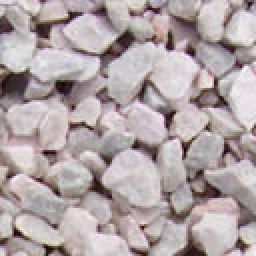
#> input picture gravel.jpg, 128 x 128 px (shown 2 times larger)
$ python texture_generation.py gravel.jpg 100 100 100   (Python 2 division)
#> lines starting #> are read from the running program, lines starting #| are printed output that depends on the picture
import numpy as np
import argparse
import matplotlib.pyplot as plt
import matplotlib.image as mpimg
from sklearn.feature_extraction import image as img_features


class Pixel:
    """
    Pixel class to store information about pixel
    """
    def __init__(self, x, y):
        self.x = x
        self.y = y
        self.error = 0
        self.value = 0
        self.neighbor_count = 0


def get_unfilled_pixel_neighbours_list(image, window_size):
    """
    Returns list of pixels that have non-zero pixels in their neighborhood
    :param image: image to fill
    :param window_size: size of neighborhood window
    :return: list of pixels sorted by neighbor count descending
    """
    lst = []
    half_window = window_size / 2
    for i in xrange(half_w, image.shape[0] - half_w):
        for j in xrange(half_w, image.shape[1] - half_w):
            if image[i, j] != 0:
                continue
            pixel = Pixel(i, j)
            neighborhood = image[pixel.x - half_window:pixel.x + half_window + 1,
                                      pixel.y - half_window:pixel.y + half_window + 1]
            pixel.neighbor_count = np.count_nonzero(neighborhood)
            if pixel.neighbor_count > 0:
                lst.append(pixel)

    np.random.shuffle(lst)

    return sorted(lst, key=lambda x: x.neighbor_count, reverse=True)


def get_candidate_list(template, gauss_mask, patches, win_size):
    """
    Returns list of possible values for current pixel
    :param template: current pixel's window
    :param gauss_mask: 2d gauss mask with center in the middle of window, size win_zize x win_zize
    :param patches: sample image patches, candidates for pixel value
    :param win_size: size of neighborhood window
    :return: list of candidate pixels
    """
    threshold = 0.1

    mask = template != 0
    weight = gauss_mask * mask
    total_weight = np.sum(weight)

    if total_weight == 0:
        total_weight = 1

    # place where magic happens, vectorized multiplication
    # stores distance for each pixel in sample image
    SSD = np.sum(np.multiply((patches - template) ** 2, weight), axis=(1, 2)) / float(total_weight)

    min_err = SSD.min()
    candidates = []
    for i, err in enumerate(SSD):
        if err <= min_err * (1 + threshold):
            candidate = Pixel(0, 0)
            candidate.error = err
            candidate.value = patches[i, win_size / 2, win_size / 2]
            candidates.append(candidate)
    return candidates


def get_gauss_mask(window_size):
    """
    Returns gauss mask of size window_size x window_size
    :param window_size: size of neighborhood window
    :return: 2d numpy array
    """
    gauss = np.zeros((window_size, window_size))
    center = window_size / 2
    sigma = window_size / 6.4
    for x in xrange(window_size):
        for y in xrange(window_size):
            left = np.power(x - center, 2) / (2 * np.power(sigma, 2))
            right = np.power(y - center, 2) / (2 * np.power(sigma, 2))
            gauss[x, y] = np.exp(-(left + right))
    return gauss


def grow_image(sample_image, image, image_size, window_size):
    """
    Fills image from sample
    :param sample_image: sample image to grow texture from
    :param image: target image to fill in, padded with zeros to halde corners
    :param image_size: actual image size to keep track progress
    :param window_size: size of neighborhood window
    :return: filled image
    """
    unfilled = image_size - np.count_nonzero(image)
    max_err_threshold = 0.3
    iteration = 1
    prev = 0

    half_window = window_size / 2
    g_mask = get_gauss_mask(window_size)
    patches = img_features.extract_patches_2d(sample_image, (window_size, window_size))

    while unfilled:
        flag = False

        pixel_list = get_unfilled_pixel_neighbours_list(image, window_size)

        for pixel in pixel_list:
            template = image[pixel.x - half_window:pixel.x + half_window + 1,
                       pixel.y - half_window:pixel.y + half_window + 1]

            candidates = get_candidate_list(template, g_mask, patches, window_size)

            if len(candidates) == 0:
                continue

            candidate = np.random.choice(candidates)
            if candidate.error <= max_err_threshold:
                image[pixel.x, pixel.y] = candidate.value
                flag = True
                unfilled -= 1
                print 'filled %f' % ((image_size - float(unfilled)) / image_size)

        if not flag:
            max_err_threshold *= 1.1

    return image


if __name__ == '__main__':
    parser = argparse.ArgumentParser()
    parser.add_argument('input_file', type=str, help='sample file path')
    parser.add_argument('window_size', type=int, help='sliding window size')
    parser.add_argument('width', type=int, help='generated texture width')
    parser.add_argument('height', type=int, help='generated texture height')

    args = parser.parse_args()

    window_size = args.window_size
    filename = args.input_file
    half_w = window_size / 2

    size = (args.width, args.height)
    # For us to be able to fill in corners pad image size with half of the window
    # otherwise we will not be able to get template for upper and bottom rows
    # and left / right columns
    image_size = (args.width + half_w * 2, args.height + half_w * 2)

    img = mpimg.imread(filename)
#> img is the input picture: shape (128, 128, 3); mean R, G, B 175.9, 164.2, 165.3

    # rgb case, transform to grayscale
    if len(img.shape) > 2:
        gray_image = (0.2126 * img[:, :, 0] + 0.7152 * img[:, :, 1] + 0.0722 * img[:, :, 2]) / 255.0
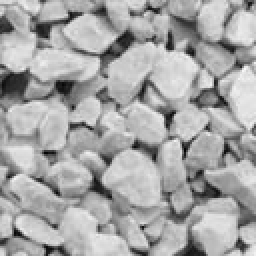
#> gray_image: shape (128, 128) float64 (shown 2 times larger); min 0.015, max 0.983, mean 0.654
        img = gray_image
    else:
        img /= 255.0

    sample = img

    mpimg.imsave('sample.png', sample, cmap=plt.get_cmap('gray'))

    # new image we would like to generate
    target = np.zeros(image_size)

    # seed the image
    rand_x = np.random.randint(0, img.shape[0] - 3)
#> rand_x = 44
    rand_y = np.random.randint(0, img.shape[1] - 3)
#> rand_y = 47
    seed_size = 3
    seed = sample[rand_x:rand_x + seed_size, rand_y:rand_y + seed_size]
#> seed = [[0.668, 0.737, 0.691], [0.618, 0.689, 0.496], [0.576, 0.442, 0.339]]
    center_x = (image_size[0] - seed_size) / 2
    center_y = (image_size[1] - seed_size) / 2

    target[center_x:center_x + seed_size, center_y:center_y + seed_size] = seed
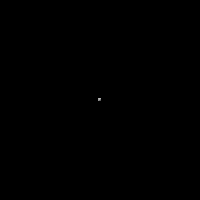
#> target: shape (200, 200) float64; min 0, max 0.737, mean 0.000131
    target = grow_image(sample, target, size[0] * size[1], window_size)
#> in grow_image, `unfilled = image_size - np.count_nonzero(image)`: unfilled = 9991
#> the loop in grow_image, `while unfilled:` made 1 pass
#> half_window in get_unfilled_pixel_neighbours_list on pass 1: 50
#> (the run stopped early here; a loop or call above may not have finished)
